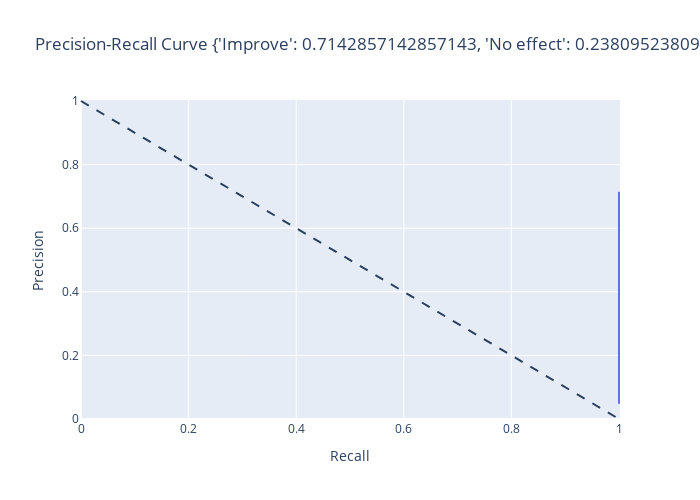

Notebook source saved alongside this figure:
### Code cell
figure

### Figure 1 — Plotly figure (JSON) as saved in the notebook; plotly's stock layout.template omitted (floating-point values rounded to 4 significant figures)
{"data": [{"fillpattern": {"shape": ""}, "hovertemplate": "Recall=%{x}<br>Precision=%{y}<extra></extra>", "legendgroup": "", "line": {"color": "#636efa"}, "marker": {"symbol": "circle"}, "mode": "lines", "name": "", "orientation": "v", "showlegend": false, "stackgroup": "1", "type": "scatter", "x": [1, 1, 1], "xaxis": "x", "y": [0.7143, 0.2381, 0.04762], "yaxis": "y"}], "layout": {"height": 500, "legend": {"tracegroupgap": 0}, "shapes": [{"line": {"dash": "dash"}, "type": "line", "x0": 0, "x1": 1, "y0": 1, "y1": 0}], "title": {"text": "Precision-Recall Curve {'Improve': 0.7142857142857143, 'No effect': 0.23809523809523808, 'Worsen': 0.047619047619047616}"}, "width": 700, "xaxis": {"anchor": "y", "domain": [0, 1], "title": {"text": "Recall"}}, "yaxis": {"anchor": "x", "domain": [0, 1], "title": {"text": "Precision"}}}}
